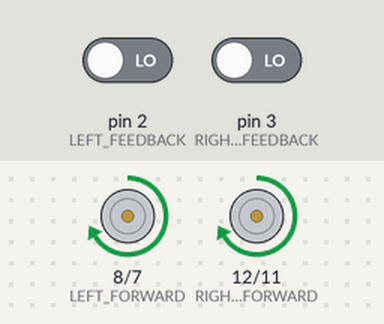
Simulated run of this sketch. Board: Arduino Uno, built with avr-gcc and run on an emulated ATmega328P. Parts: motor-driver pin pairs drawn as motors (green arrow = first pin HIGH = forward, orange = second pin HIGH = backward, longer = more drive, scaled by the enable pin). The test bench sets the inputs (shaded band); at power-on: pin 2 (LEFT_FEEDBACK) LOW, pin 3 (RIGHT_FEEDBACK) LOW.

Above: at 1.0 s.
At 3.0 s:
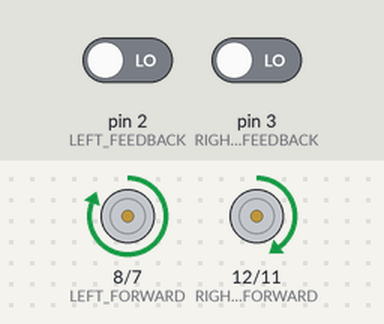
Timing chart, 0 to 5.2 s (numbered marks = the images above):
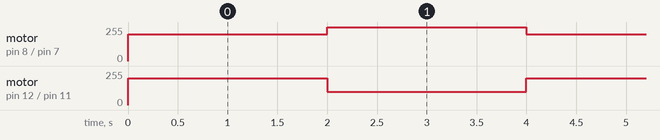

Measured:
- by itself, motor on pin 8 (LEFT_FORWARD) / pin 7 (LEFT_REVERSE): repeats every 4.0 s: forward 255/255 2.0 s, forward 200/255 2.0 s, until it stays stopped from 12.0 s
- by itself, motor on pin 12 (RIGHT_FORWARD) / pin 11 (RIGHT_REVERSE): repeats every 4.0 s: forward 100/255 2.0 s, forward 200/255 2.0 s, until it stays stopped from 12.0 s

The sketch:

helios_v5.ino
```cpp
/*
  This program blinks pin 13 of the Arduino (the
  built-in LED)
*/

// help

const int LEFT_FEEDBACK = 2; // Pin numbers on Rover
const int RIGHT_FEEDBACK = 3;

volatile int leftcounter = 0; // initiate counter to zero for start
volatile int rightcounter = 0; // counter could always be reset

const int RIGHT_FORWARD = 12;
const int RIGHT_REVERSE = 11;
const int RIGHT_ENABLE = 10;
const int LEFT_ENABLE = 9;
const int LEFT_FORWARD = 8;
const int LEFT_REVERSE = 7;

const int FORWARD_IN_MILLISECONDS = 5000;
const int STOP_IN_MILLISECONDS = 1000;
const int REVERSE_IN_MILLISECONDS = 2000;

const int DELAY_TURN = 2000;

const int COUNTS_PER_METRE = 435;

const int LEFT_TURN_SPEED = 200;
const int RIGHT_TURN_SPEED = 200;

void setup()
{
  Serial.begin(115200);
  attachInterrupt(digitalPinToInterrupt(LEFT_FEEDBACK),LeftMotorISR,RISING);
  attachInterrupt(digitalPinToInterrupt(RIGHT_FEEDBACK),RightMotorISR,RISING);

  pinMode(RIGHT_FORWARD, OUTPUT);
  pinMode(LEFT_FORWARD, OUTPUT);

  pinMode(RIGHT_ENABLE, OUTPUT);
  pinMode(LEFT_ENABLE, OUTPUT);

  pinMode(RIGHT_REVERSE, OUTPUT);
  pinMode(LEFT_REVERSE, OUTPUT);

}

void loop()
{
  // Print out left counter value until the motors reach 2 metres

  if (millis() >10000){
    TurnOffMotors();
  }
  else
  {
    /*
    Serial.print("Left Counter ");
    Serial.println(leftcounter); // This is printing then a new Line after
    */
    MoveForward();
  delay(DELAY_TURN);
    TurnRight();
  delay(DELAY_TURN);
    TurnLeft();
  }
}

void MoveForward()
{
  TurnOnMotors();
  digitalWrite(RIGHT_REVERSE, LOW);
  digitalWrite(LEFT_REVERSE, LOW);

  digitalWrite(RIGHT_FORWARD, HIGH);
  digitalWrite(LEFT_FORWARD, HIGH);
}

void Reverse()
{
  TurnOnMotors();

  digitalWrite(RIGHT_FORWARD, LOW);
  digitalWrite(LEFT_FORWARD, LOW);

  digitalWrite(RIGHT_REVERSE, HIGH);
  digitalWrite(LEFT_REVERSE, HIGH);
}

void TurnOffMotors()
{
  analogWrite(RIGHT_ENABLE, 0);
  analogWrite(LEFT_ENABLE, 0);

  digitalWrite(RIGHT_FORWARD,LOW);
  digitalWrite(LEFT_FORWARD,LOW);

  digitalWrite(RIGHT_REVERSE,LOW);
  digitalWrite(LEFT_REVERSE,LOW);
}

void TurnRight()
{
  analogWrite(LEFT_ENABLE,255);
  analogWrite(RIGHT_ENABLE,100);

  //digitalWrite(RIGHT_FORWARD, HIGH);
  //digitalWrite(LEFT_FORWARD, LOW);
}

void TurnLeft()
{
  analogWrite(RIGHT_ENABLE,255);
  analogWrite(LEFT_ENABLE,100);
  //digitalWrite(LEFT_FORWARD, HIGH);
  //digitalWrite(RIGHT_FORWARD, LOW);
}

void TurnOnMotors()
{
  analogWrite(LEFT_ENABLE, LEFT_TURN_SPEED);
  analogWrite(RIGHT_ENABLE, RIGHT_TURN_SPEED);

  //digitalWrite(RIGHT_ENABLE, HIGH);
  //digitalWrite(LEFT_ENABLE, HIGH);
}

void LeftMotorISR(){
  // adds one to the counter on each motor revolution
  leftcounter++;
}
void RightMotorISR() {
  // adds one to the counter on each motor revolution
  rightcounter++;
}
```
